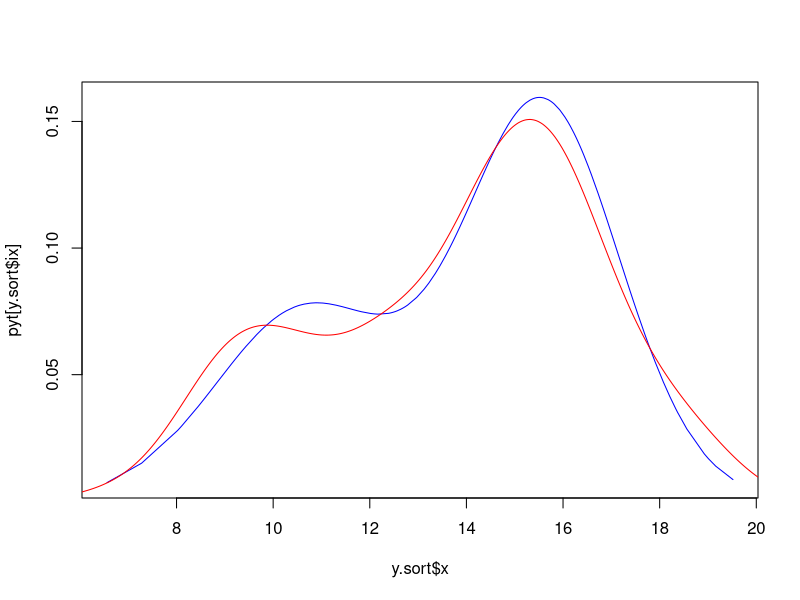

Write R code to recreate this figure.

rm(list = ls()) # clear the workspace.

mean2 <- function(x) sum(x)/length(x) # mean function in r is about 4 times slower
var2 <- function(x, len=length(x), sx=sum(x)) {sum(x*x)-{sx*sx/len}}/{len-1} # ditto

#  Also note that 'x*x' is faster than 'x^2' and '{}' is faster than '()' if the
# brackets are just grouping elements of an equation. You still need to use '()'
# for functions. E.g. '{x + y}' works but 'sum{x}' doesn't.

# the height function just automates what was in the for loop before.
htfunc <- function(y, kt,
                   y1set = y[kt == 1], y2set = y[kt == 2],
                   n1 = length(y1set), n2 = length(y2set), 
                   y1 =  y1set - sum(y1set)/n1, y2 = y2set - sum(y2set)/n2)
  
                  {-0.5*{log(n1) + log(n2)} + # function starts here.
                      lgamma({n1 - 1}/2) + 
                      lgamma({n2 - 1}/2) - 
                      {n1 - 1}/2*log(sum(y1*y1)) - 
                      {n2 - 1}/2 * log(sum(y2*y2))}

n  <-  200L # number of samples (L specifies integer)
d <- 1000L    # MCMC sample size
pkymax <- -99999

# just specifying template vectors to reduce code clutter.
n.vec <- vector("numeric", length=n)
d.vec <- vector("numeric",length=d)

y2 <- vector("numeric",length=0)
y3 <- vector("numeric", length=0)

# Defining all the variables needed in the code to save memory allocation time.

ktmax <- n.vec; ktold <- n.vec; mpkty <- n.vec
pyt <- n.vec; pyt2 <- n.vec
mu1 <- d.vec; mu2 <- d.vec
sig1 <- d.vec; sig2 <- d.vec
omeg <- d.vec; omeg[1] <- rbeta(1, 1, 1) # Initialises omeg

# Remove unnescessary variables.
rm(n.vec,d.vec)


# The following generates n samples from two different Normal distributions given 
# in the question, according to the specified mixture proportion.
  
# Predefining a condition for the for loop.
condition <- {runif(n, 0, 1)  < 0.25}

y  <-  rnorm(n, 15, sqrt(3)) # Initialises y as a sample of length n from one of 
                             # the distributions specified for the mixture. This 
                             # means that the for loop contains just an 'if'
                             # statement, not an 'if' and a 'then'. Simpler.

for(t in {1:n}[condition]) {
  if(condition[t]) { # 0.25 is value given in question statement for mixture prop.
    y[t] <- rnorm(1, 10, sqrt(2)) # N(10,2); the other mixture distribution.
  }
}
  
# The following creates an initial kt that we will update later. Again, by pre
# assing one of the possible values of kt ('2') to the entire vector, we simplify the
# for loop.
  
condition <- {runif(n,0,1) > 0.5} 
kt <- c(rep(2,n))  # pre assigning '2' to the entire vector.
  
for(k in (1:n)[condition]) {
  if(condition[k]) { # changes the value of each kt from '2' to '1' depending 
    kt[k] <- 1       # on the outcome of the 'condition' statement (T/F)
  }
}

# The number of '1's (n1) and '2's (n2) in kt. 
n1 <- length(y[kt == 1])
n2 <- n - n1

# The following updates the values in kt to equalise the variance of the two groups.
# Note: the 'vvar2(y[kt == 2]) > var2(y[kt == 1]))' statement is the part of the 
# code that takes the most time to run. It is repeated a couple of times further
# down as well. I can't yet figure out how to do it better.
  
while (var2(y[kt == 2]) > var2(y[kt == 1])) {
  condition <- {runif(n,0,1) > 0.5}
  for(k in (1:n)[condition]) {
    if(condition[k]) {
      kt[k] <- 1
    } 
  }
}

ktmax <- kt # creates a copy of kt for comparison later.

# Don't know why we do this. Testing two different variances.

# Variance 1
mu1[1] <- mean2(y) # mean of the initial sample
sig1[1] <- var2(y)*1.5 

# Variance 2
mu2[1] <- mean2(y) # mean of the initial sample
sig2[1] <- var2(y)*0.5

# The actual for loop; the inner loop (index = 't') creates the MCMC sample
# ('d' sample size). The outer loop samples the MCMC samples. 

# We utilise our own functions (mean2, var2, htfunc) to speed up or clean up
# the code.

for(j in 2:d) {
  ktold<-kt
  for(t in 1:n) {
    
    kt[t] <- 1
    ht1<- htfunc(y,kt) + log(omeg[j - 1])
    
    kt[t] <- 2
    ht2 <- htfunc(y,kt) + log(1 - omeg[j - 1])          
    
    pyk<- 1/{1 + exp(ht2 - ht1)}
    
    if(is.nan(pyk)) {
      
      if(is.nan(ht1)) {
        kt[t] <- 1
      }
      if(is.nan(ht2)) {
        kt[t] <- 2
      }
    } else {
      if(runif(1,0,1)<pyk) {
        kt[t] <- 1
        pyt2[t] <- pyt2[t]+dnorm(y[t],mu1[j-1],sqrt(sig1[j-1]))
      } else {
        kt[t] <- 2
        pyt2[t] <- pyt2[t]+dnorm(y[t],mu2[j-1],sqrt(sig2[j-1]))
      }
      
      mpkty[t] <- mpkty[t] + pyk
    }
    
    n1 <- length(y[kt == 1])
    n2 <- n - n1
    
    # Here we have combined two 'if' statements into one. Also note that
    # the 'var2(y[kt == 2]) > var2(y[kt == 1])' condition is very slow.
    if (n1 < 2 | n1 > {n - 3} | var2(y[kt == 2]) > var2(y[kt == 1])) {
      kt[t] <- ktold[t]
      n1 <- length(y[kt == 1])
      n2 <- n - n1
    }
    
    pyt[t] <- pyt[t] + 
      dnorm(y[t], mu1[j-1], sqrt(sig1[j-1]))*omeg[j-1] + 
      dnorm(y[t], mu2[j-1], sqrt(sig2[j-1]))*{1 - omeg[j-1]}
  
  } # End of the inner for-loop.
  
  y1 <- y[kt == 1]
  y2 <- y[kt == 2]
  
  condition <- {n1 < 2 | n1 > {n - 3} | var2(y2) > var2(y1)}
  
  if(condition) {
    kt <- ktold
    n1 <- length(y[kt == 1])
    n2 <- n - n1
  }
  
  lpyk <- htfunc(y,kt) + 
    n1*log(omeg[j-1]) + 
    n2*log(1 - omeg[j-1])
  
  if(lpyk > pkymax) {
    pkymax <- lpyk
    ktmax <- kt
  }
  
  mu1[j] <- rt(1, n1 - 1)*sqrt(var2(y1)/n1) + mean2(y1)
  mu2[j] <- rt(1, n2 - 1)*sqrt(var2(y2)/n2) + mean2(y2)
  
  ymu <- {y1 - mu1[j]}*{y1 - mu1[j]} # (y1 - mu1[j])^2 is slower
  D <- sum(ymu)
  
  # variance (sig1 or sig2) has an Inverse Gamma distribution.
  sig1[j] <- 1/rgamma(1, n1/2, D/2)
  
  ymu <- {y2 - mu2[j]}*{y2 - mu2[j]} # (y2 - mu2[j])^2 is slower
  D <- sum(ymu)
  
  sig2[j] <- 1/rgamma(1,n2/2,D/2) 
  
  a <- n1 + 1
  b <- n2 + 1
  omeg[j] <- rbeta(1, a, b)  # omega has a beta distribution.
}

# Comment out the next line if you don't want to remove unnescessary variables.

rm(list = setdiff(ls(),list("d","mpkty","pyt","pyt2","y")))

# Plotting the Results.

# Divide by the size of the MCMC sample for scale?
mpkty <- mpkty/d
pyt <- pyt/d
pyt2 <- pyt2/d

# Sort the samples but return each index to specify that samples original position.
# We then use the index to help plot the samples.
y.sort <- sort(y, index.return=T)

plot(y.sort$x, # Density of our MCMC samples.
     pyt[y.sort$ix],
     type = 'l',
     col = 'blue'
     )

lines(density(y), # Density of the original data
      col = 'red'
      )
